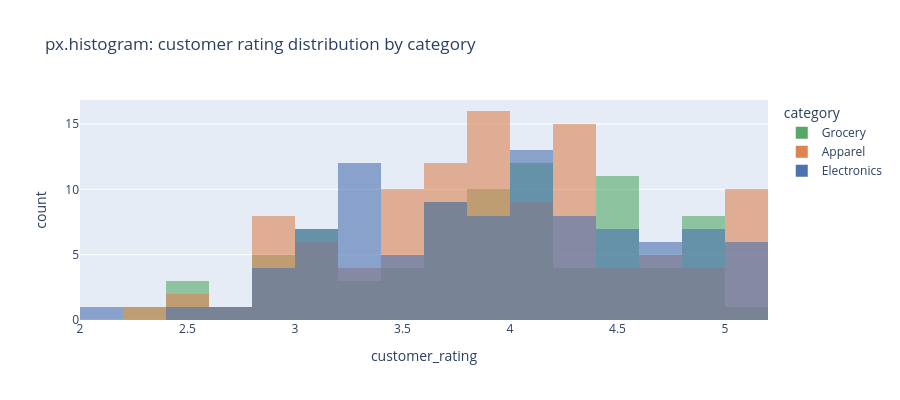

The notebook cell saved with this chart:
### Code cell
fig = px.histogram(
    sales, x="customer_rating", color="category", barmode="overlay", opacity=0.6,
    color_discrete_map={"Electronics": BLUE, "Grocery": GREEN, "Apparel": ORANGE},
    title="px.histogram: customer rating distribution by category",
)
fig.update_layout(height=400)
fig.show()

### Figure 1 — Plotly figure (JSON) as saved in the notebook; plotly's stock layout.template omitted (floating-point values rounded to 4 significant figures)
{"data": [{"bingroup": "x", "hovertemplate": "category=Grocery<br>customer_rating=%{x}<br>count=%{y}<extra></extra>", "legendgroup": "Grocery", "marker": {"color": "#55A868", "opacity": 0.6, "pattern": {"shape": ""}}, "name": "Grocery", "orientation": "v", "showlegend": true, "type": "histogram", "x": [3.9, 4.1, 4.4, 4.1, 4.9, 2.6, 3.7, 4.8, 3.9, 2.5, 4.4, 4.2, 4.7, 3.2, 4.5, 2.8, 3.4, 2.9, 3.5, 3.0, 3.6, 4.6, 3.9, 4.1, 4.5, NaN, 3.1, NaN, 2.5, 4.8, 4.4, 3.0, 3.0, 3.9, 4.8, 3.8, 5.0, 3.7, NaN, 4.0, 4.1, 4.4, 4.4, 4.0, 4.8, 4.1, 4.0, 4.8, 4.4, 3.9, NaN, NaN, 4.5, 4.1, 3.2, 3.5, 4.2, 3.9, 2.9, 4.3, 3.8, 2.9, 4.4, 3.9, 4.6, 3.0, 4.3, 2.8, 3.7, 2.4, 3.7, 3.6, 4.4, NaN, 4.1, NaN, 4.1, 3.0, 3.5, 3.6, 3.1, 4.8, NaN, 4.6, 2.3, 3.3, 4.8, 3.8, 3.7, 4.0, 3.7], "xaxis": "x", "yaxis": "y"}, {"bingroup": "x", "hovertemplate": "category=Apparel<br>customer_rating=%{x}<br>count=%{y}<extra></extra>", "legendgroup": "Apparel", "marker": {"color": "#DD8452", "opacity": 0.6, "pattern": {"shape": ""}}, "name": "Apparel", "orientation": "v", "showlegend": true, "type": "histogram", "x": [4.3, 2.5, 5.0, 4.6, 2.6, 2.8, 3.5, 3.8, 5.0, 5.0, 4.2, 3.9, 5.0, 3.8, 2.8, NaN, 3.6, 3.7, 4.5, 3.7, 3.6, 2.9, 3.8, 4.2, 3.0, 4.2, 3.5, 3.9, NaN, 4.7, 3.7, 3.5, 4.3, 4.3, 4.2, 4.2, 4.0, 3.5, 5.0, 2.8, 4.2, 3.5, 4.8, 2.4, 4.3, 3.1, 4.2, 2.8, 4.7, 3.9, 3.0, 2.3, 4.5, 3.0, 4.0, 3.9, 3.8, 2.8, 5.0, 5.0, 4.2, 4.0, 3.5, 2.9, 4.3, 3.5, 3.8, 4.9, 3.6, 2.9, 3.7, 5.0, 3.2, 4.2, 4.7, 3.9, 3.9, 4.1, 3.6, 4.4, 3.1, 5.0, 3.9, 4.0, 3.8, 3.4, 4.1, 3.7, 3.1, NaN, 3.5, 4.8, 4.4, NaN, 4.0, 3.6, 3.3, 3.3, 3.9, NaN, 3.4, 5.0, 3.7, 4.1, 3.2, 4.1, 4.8, 4.2, 4.7, 3.8, 3.9, 3.6], "xaxis": "x", "yaxis": "y"}, {"bingroup": "x", "hovertemplate": "category=Electronics<br>customer_rating=%{x}<br>count=%{y}<extra></extra>", "legendgroup": "Electronics", "marker": {"color": "#4C72B0", "opacity": 0.6, "pattern": {"shape": ""}}, "name": "Electronics", "orientation": "v", "showlegend": true, "type": "histogram", "x": [4.0, 4.0, 3.1, 2.1, 3.8, 3.9, 4.8, 4.4, 3.3, 3.3, 3.8, 4.6, NaN, 3.5, 3.4, 3.2, 3.3, 3.2, 4.1, 4.0, 4.7, 3.9, 2.9, 3.3, 5.0, 3.3, 4.9, 3.0, 4.4, 4.1, 3.8, 4.2, 4.5, 4.1, 5.0, 4.8, 3.4, 4.0, 4.8, 4.9, 4.4, 3.7, 2.9, 4.3, 3.9, 4.8, 4.1, 4.7, 3.3, 3.6, 3.6, 4.2, 3.6, 3.6, 3.1, 4.1, 4.1, 4.2, 5.0, 2.4, 3.3, 3.6, 4.7, 3.0, 4.8, 3.3, 4.0, 3.0, 3.6, 4.6, 3.9, 5.0, 4.4, 4.5, 4.2, 3.7, 4.6, 3.5, 3.6, 5.0, 3.3, 3.2, 3.5, 3.1, 5.0, 4.2, 3.1, 4.1, 4.5, 2.9, 2.8, 4.0, 4.2, 3.8, 2.7, 4.3, NaN], "xaxis": "x", "yaxis": "y"}], "layout": {"barmode": "overlay", "height": 400, "legend": {"title": {"text": "category"}, "tracegroupgap": 0}, "title": {"text": "px.histogram: customer rating distribution by category"}, "xaxis": {"anchor": "y", "domain": [0.0, 1.0], "title": {"text": "customer_rating"}}, "yaxis": {"anchor": "x", "domain": [0.0, 1.0], "title": {"text": "count"}}}}
